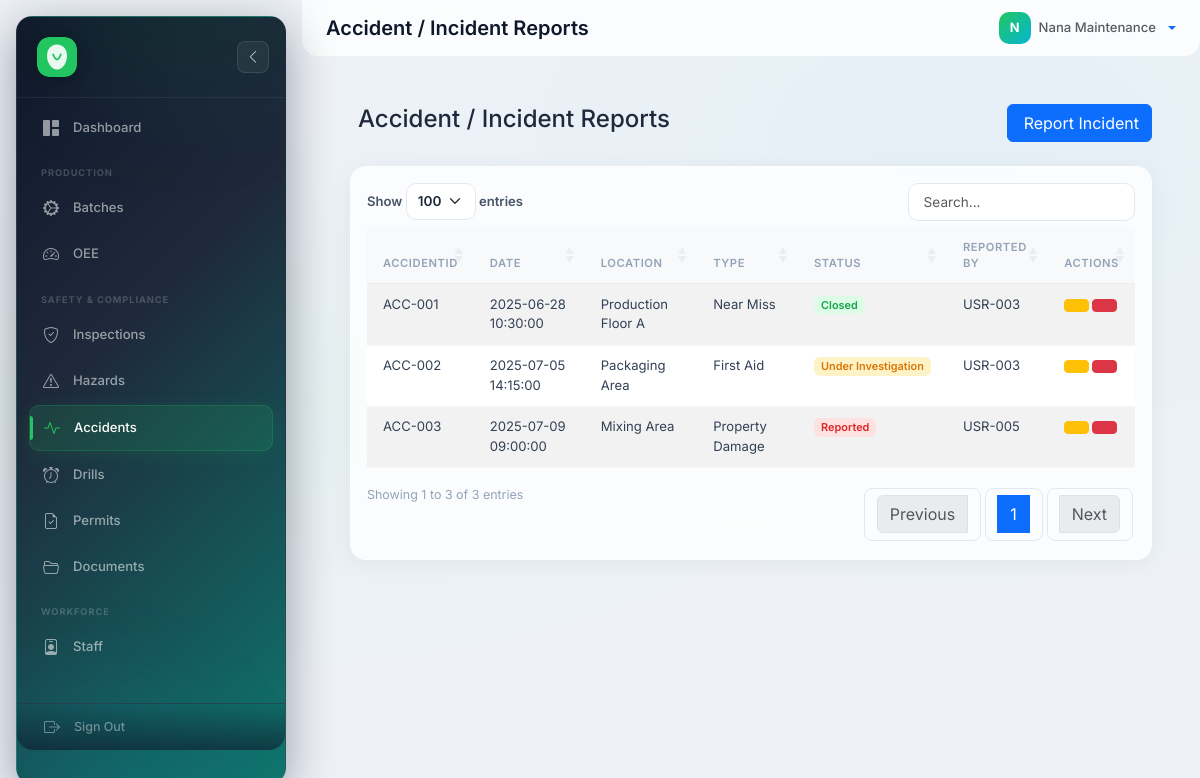
The app's page /?route=safety/accidents (signed in) with its own data.
### tables this page shows
CREATE TABLE accident_reports (
    AccidentID        VARCHAR(50)    PRIMARY KEY,
    IncidentDate      DATETIME       NOT NULL,
    Location          VARCHAR(150)   NOT NULL,
    IncidentType      VARCHAR(100)   NOT NULL,
    Description       TEXT           NOT NULL,
    Injuries          TEXT           DEFAULT NULL,
    RootCause         TEXT           DEFAULT NULL,
    CorrectiveAction  TEXT           DEFAULT NULL,
    ReportedBy        VARCHAR(50)    DEFAULT NULL,
    Status            ENUM('Reported','Under Investigation','Closed') DEFAULT 'Reported',
    created_at        TIMESTAMP      DEFAULT CURRENT_TIMESTAMP,
    FOREIGN KEY (ReportedBy) REFERENCES users(UserID) ON UPDATE CASCADE ON DELETE SET NULL,
    INDEX idx_ar_date (IncidentDate)
);

### backend/controllers/Controller.php (called while the page is built, shortened)
<?php
abstract class Controller
{
    protected string $viewPath;
    protected function render(string $view, array $data = []): void
    {
        extract($data);
        $viewFile = APP_ROOT . '/frontend/views/' . $this->viewPath . '/' . $view . '.php';
        require $viewFile;
        require APP_ROOT . '/frontend/views/layouts/main.php';
    }
}

### backend/controllers/AccidentController.php (called while the page is built, shortened)
<?php
class AccidentController extends Controller
{
    public function __construct()
    {
        $this->model = new AccidentModel();
    }
    public function index()
    {
        $data = [
            'accidents' => $this->model->getAllDetailed(),
        ];
        $this->render('accident_index', $data);
    }
}

### backend/models/Model.php (called while the page is built, shortened)
<?php
require_once __DIR__ . '/../config/database.php';
abstract class Model
{
    protected PDO $db;
    public function __construct()
    {
        $this->db = getDb();
    }
    public function query(string $sql, array $params = []): array
    {
        $stmt = $this->db->prepare($sql);
        $stmt->execute($params);
        return $stmt->fetchAll();
    }
}

### backend/config/database.php (called while the page is built, shortened)
<?php
function getDb(): PDO {
    static $pdo = null;
    if ($pdo === null) {
        $dsn = 'mysql:host=' . DB_HOST . ';dbname=' . DB_NAME . ';charset=' . DB_CHARSET;
        $options = [
            PDO::ATTR_ERRMODE            => PDO::ERRMODE_EXCEPTION,
            PDO::ATTR_DEFAULT_FETCH_MODE => PDO::FETCH_ASSOC,
            PDO::ATTR_EMULATE_PREPARES   => false,
        ];
         $pdo = new PDO($dsn, DB_USER, DB_PASS, $options);
    }
    return $pdo;
}
function sanitize(mixed $input): string {
    return htmlspecialchars(trim((string)$input), ENT_QUOTES, 'UTF-8');
}

### backend/models/AccidentModel.php (called while the page is built, shortened)
<?php declare(strict_types=1);
require_once __DIR__ . '/Model.php';
class AccidentModel extends Model
{
    protected string $table = 'accident_reports';
    public function getAllDetailed(): array
    {
        $sql = "
            SELECT ar.*, u.Name AS ReportedByName
            FROM {$this->table} ar
            LEFT JOIN users u ON ar.ReportedBy = u.UserID
            ORDER BY ar.created_at DESC
        ";
        return $this->query($sql);
    }
}

### frontend/views/safety/accident_index.php (the view, shortened to what this page needs)
<div class="container-fluid">
    <div class="d-flex justify-content-between align-items-center mb-4">
        <h4><i class="fas fa-ambulance me-2"></i>Accident / Incident Reports</h4>
        <a href="?route=safety/accidents/create" class="btn btn-primary"><i class="fas fa-plus me-1"></i>Report Incident</a>
    </div>
    <div class="card">
        <div class="card-body">
            <table id="dataTable" class="table table-striped table-hover">
                <thead>
                    <tr>
                        <th>AccidentID</th>
                        <th>Date</th>
                        <th>Location</th>
                        <th>Type</th>
                        <th>Status</th>
                        <th>Reported By</th>
                        <th>Actions</th>
                    </tr>
                </thead>
                <tbody>
                    <?php if (!empty($accidents)): ?>
                        <?php foreach ($accidents as $row): ?>
                            <tr>
                                <td><?php echo sanitize($row['AccidentID']); ?></td>
                                <td><?php echo sanitize($row['IncidentDate']); ?></td>
                                <td><?php echo sanitize($row['Location']); ?></td>
                                <td><?php echo sanitize($row['IncidentType']); ?></td>
                                <td>
                                    <?php
                                    $status = sanitize($row['Status']);
                                    $statusBadge = 'secondary';
                                    if ($status === 'Reported') $statusBadge = 'danger';
                                    elseif ($status === 'Under Investigation') $statusBadge = 'warning';
                                    elseif ($status === 'Closed') $statusBadge = 'success';
                                    ?>
                                    <span class="badge bg-<?php echo $statusBadge; ?>"><?php echo $status; ?></span>
                                </td>
                                <td><?php echo sanitize($row['ReportedBy']); ?></td>
                                <td>
                                    <a href="?route=safety/accidents/edit&id=<?php echo sanitize($row['AccidentID']); ?>" class="btn btn-sm btn-warning"><i class="fas fa-edit"></i></a>
                                    <a href="?route=safety/accidents/delete&id=<?php echo sanitize($row['AccidentID']); ?>" class="btn btn-sm btn-danger" onclick="return confirm('Delete this report?')"><i class="fas fa-trash"></i></a>
                                </td>
                            </tr>
                        <?php endforeach; ?>
                    <?php endif; ?>
                </tbody>
            </table>
        </div>
    </div>
</div>

### frontend/assets/css/glass.css (style rules this page uses)
:root { --sidebar-width: 270px; --sidebar-collapsed: 85px; --glass-bg: rgba(255,255,255,0.78); --glass-border: rgba(255,255,255,0.5); --glass-shadow: 0 4px 24px rgba(0,0,0,0.05); --glass-blur: blur(24px); --brand: #22c55e; --brand-accent: #06b6d4; --gradient-brand: linear-gradient(135deg, #22c55e 0%, #06b6d4 100%); --gradient-warm: linear-gradient(135deg, #f97316 0%, #ef4444 100%); --gradient-cool: linear-gradient(135deg, #6366f1 0%, #8b5cf6 100%); --gradient-sky: linear-gradient(135deg, #0ea5e9 0%, #2563eb 100%); --gradient-rose: linear-gradient(135deg, #f43f5e 0%, #e11d48 100%); --gradient-amber: linear-gradient(135deg, #f59e0b 0%, #d97706 100%); --gradient-emerald: linear-gradient(135deg, #10b981 0%, #059669 100%); --radius: 16px; --radius-sm: 10px; }
*, *::before, *::after { box-sizing: border-box; }
body { font-family: 'Inter', system-ui, -apple-system, sans-serif !important; background: #eef2f7 !important; background-image: radial-gradient(ellipse at 20% 50%, rgba(34,197,94,0.04) 0%, transparent 50%), radial-gradient(ellipse at 80% 20%, rgba(6,182,212,0.04) 0%, transparent 50%) !important; color: #1e293b; -webkit-font-smoothing: antialiased; }
.container-fluid { padding: 1.5rem !important; animation: fadeUp 0.4s ease; }
.card, .border-0 { background: var(--glass-bg) !important; backdrop-filter: var(--glass-blur) !important; -webkit-backdrop-filter: var(--glass-blur) !important; border: 1px solid var(--glass-border) !important; border-radius: var(--radius) !important; box-shadow: var(--glass-shadow) !important; transition: all 0.25s ease; }
.table { border-collapse: collapse; }
.table th { font-size: 0.7rem !important; font-weight: 600 !important; text-transform: uppercase !important; letter-spacing: 0.05em !important; color: #94a3b8 !important; padding: 0.7rem 1rem !important; border-bottom: 1px solid rgba(0,0,0,0.05) !important; background: rgba(0,0,0,0.01) !important; }
.table td { padding: 0.65rem 1rem !important; font-size: 0.82rem !important; color: #334155 !important; border-bottom: 1px solid rgba(0,0,0,0.03) !important; }
.btn-sm { font-size: 0.78rem !important; padding: 0.35rem 0.7rem !important; }
.badge { font-weight: 600 !important; font-size: 0.68rem !important; border-radius: 6px !important; }
.badge.bg-success { background: #dcfce7 !important; color: #16a34a !important; }
.badge.bg-danger { background: #fee2e2 !important; color: #dc2626 !important; }
.badge.bg-warning { background: #fef3c7 !important; color: #d97706 !important; }

### records on screen
accident_reports: AccidentID "ACC-001", IncidentDate "2025-06-28 10:30:00", Location "Production Floor A", IncidentType "Near Miss", Status "Closed", ReportedBy "USR-003"
accident_reports: AccidentID "ACC-002", IncidentDate "2025-07-05 14:15:00", Location "Packaging Area", IncidentType "First Aid", Status "Under Investigation", ReportedBy "USR-003"
accident_reports: AccidentID "ACC-003", IncidentDate "2025-07-09 09:00:00", Location "Mixing Area", IncidentType "Property Damage", Status "Reported", ReportedBy "USR-005"

### other values on screen
$pageTitle "Accident / Incident Reports"
substr($user['name'] ?? 'U', 0, 1) "N"
$user['name'] "Nana Maintenance"
